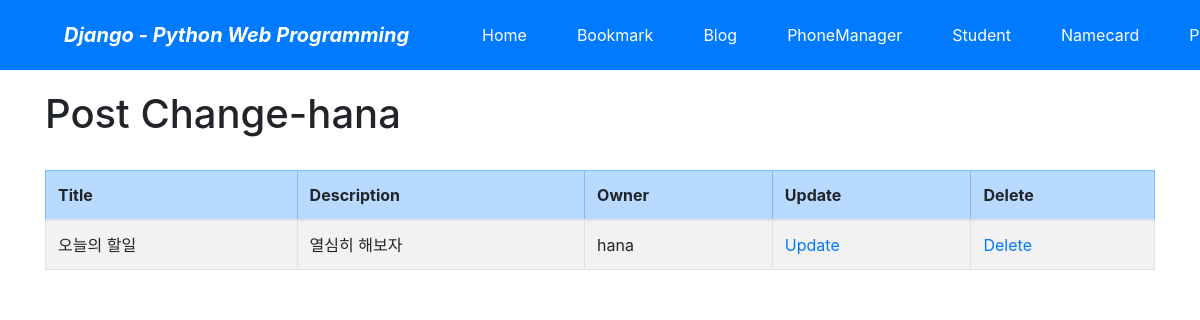
/blog/change/ (signed in), run on the app's committed database.
### blog/models.py (models this page shows, shortened)
class Post(models.Model):
    title = models.CharField(verbose_name='TITLE', max_length=50)
    slug = models.SlugField('SLUG', unique=True, allow_unicode=True, help_text='one word for title alias.')
    description = models.CharField('DESCRIPTION', max_length=100, blank=True, help_text='simple description text')
    content = models.TextField('CONTENT')
    create_dt = models.DateTimeField('CREATE DATE', auto_now_add=True)
    modify_dt = models.DateTimeField('MODIFY DATE', auto_now=True)
    tags = TaggableManager(blank=True)
    owner = models.ForeignKey(User, on_delete=models.CASCADE, verbose_name='OWNER', blank=True, null=True)
    class Meta:
        verbose_name = 'post'
        verbose_name_plural = 'posts'
        db_table = 'blog_posts'
        ordering = ('-modify_dt',)

### blog/views.py (the view)
# urls.py: path('change/', views.PostChangeLV.as_view(),name="change"),
class PostChangeLV(LoginRequiredMixin, ListView):
        template_name = 'blog/post_change_list.html'
        def get_queryset(self):
            return Post.objects.filter(owner=self.request.user)

### blog/templates/blog/post_change_list.html (shortened to what this page needs)
{% extends "base.html" %}
{% block content %}
<h1>Post Change-{{user}}</h1>
<br>
<table class="table table-bordered table-condensed table-striped">
    <thead>
    <tr class="table-primary">
        <th>Title</th>
        <th>Description</th>
        <th>Owner</th>
        <th>Update</th>
        <th>Delete</th>
    </tr>
    </thead>
    <tbody>
    {% for item in object_list %}
    <tr>
        <td>{{item.title}}</td>
        <td>{{item.description}}</td>
        <td>{{item.owner}}</td>
        <td><a href="{% url 'blog:update' item.id %}">Update</a> </td>
        <td><a href="{% url 'blog:delete' item.id %}">Delete</a> </td>
    </tr>
    {% endfor %}
    </tbody>
</table>
{% endblock %}

### data on the page
Post: title "오늘의 할일", description "열심히 해보자", owner "hana"

### other printed values
{{ user }} "hana"
